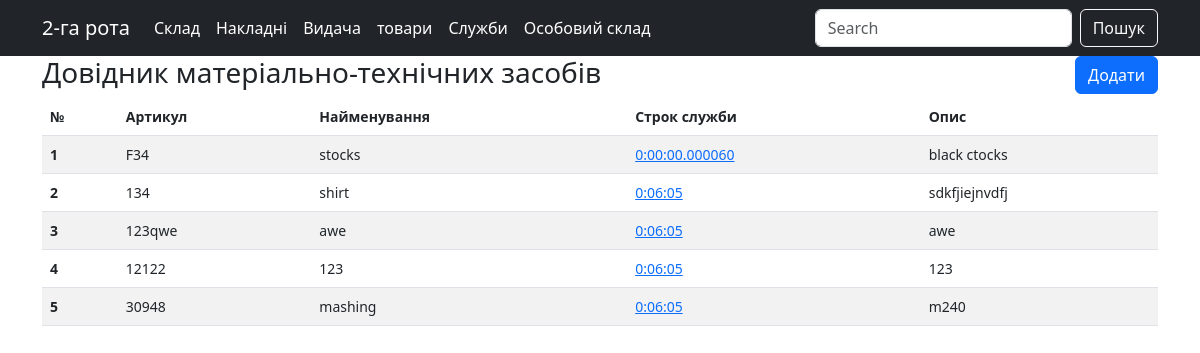
/index/material/goods/, run on the app's committed database.
### material/models.py (models this page shows, shortened)
class Goods(models.Model):
    goods_code = models.CharField(
        max_length=50, unique=True, blank=True, null=True, verbose_name="Артикул")
    goods_name = models.CharField(
        max_length=255, blank=True, null=True, verbose_name="Найменування")
    life_time = models.DurationField(default=365, verbose_name="Строк служби")
    goods_unit = models.CharField(
        max_length=50, blank=True, null=True, verbose_name="Один. виміру")
    goods_description = models.TextField(max_length=255, verbose_name="Опис")

### material/views.py (the view)
# urls.py: path("goods/", GoodsList.as_view(), name="goods-index"),
class GoodsList (ListView):
    model = Goods
    template_name = 'material/goods_list.html'

### material/templates/material/goods_list.html
{% extends "material/base_material.html" %} {% block content %}
<head> </head>
<div class="container">
   <span><h3 style="display:inline-block">Довідник матеріально-технічних засобів</h3>
       <a href="{% url 'goods-add' %}" class="btn btn-primary" style="float:right">Додати</a></span>
  <table class="table table-striped">
    <thead>
      <tr>
        <th class=header scope="col">№</th>
        <th class=header scope="col">Артикул</th>
        <th class=header scope="col">Найменування</th>
        <th class=header scope="col">Строк служби</th>
        <th class=header scope="col">Опис</th>
      </tr>
    </thead>
    <tbody>
      {% for a in goods_list %}
      <tr>
        <th scope="row">{{forloop.counter}}</th>
        <td>{{a.goods_code}}</td>
        <td>{{a.goods_name}}</td>
        <td><a href="{}">{{a.life_time}}</td>
        <td>{{a.goods_description}}</td>
      </tr>
      {% endfor %}
    </tbody>
  </table>
</div>
{% endblock %}

### evening/static/css/styles.css (style rules this page uses)
.table { width: 100%; font-size: 14px; margin: 0; padding: 0; }

### data on the page
Goods: goods_code "F34", goods_name "stocks", life_time "0:00:00.000060", goods_description "black ctocks"
Goods: goods_code "134", goods_name "shirt", life_time "0:06:05", goods_description "sdkfjiejnvdfj"
Goods: goods_code "123qwe", goods_name "awe", life_time "0:06:05", goods_description "awe"
Goods: goods_code "12122", goods_name "123", life_time "0:06:05", goods_description "123"
Goods: goods_code "30948", goods_name "mashing", life_time "0:06:05", goods_description "m240"
